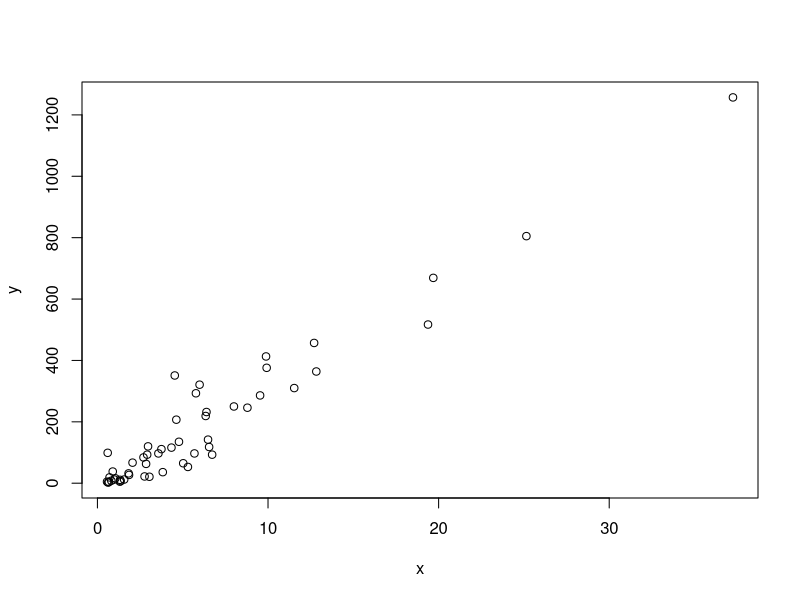
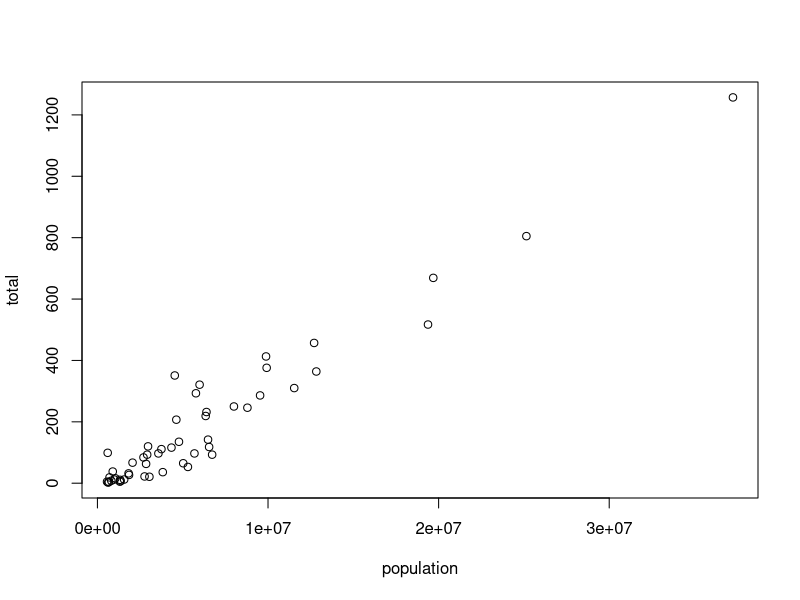
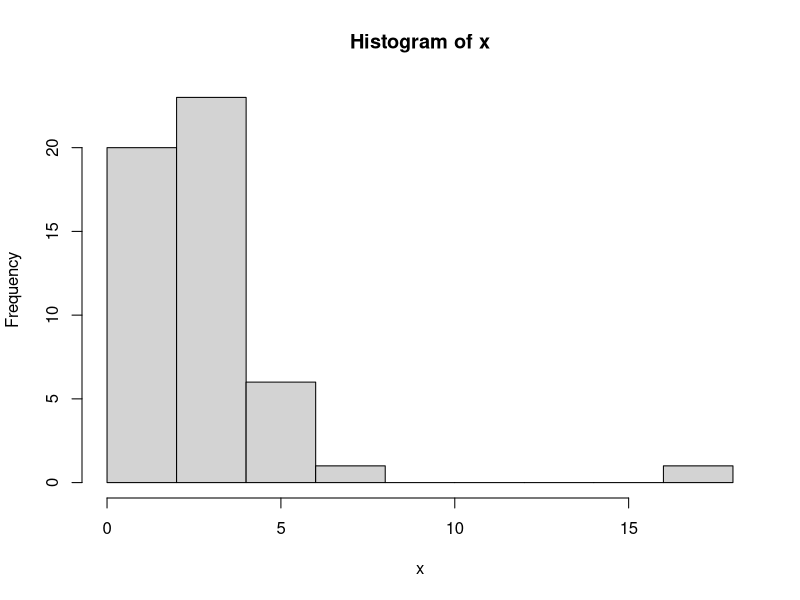
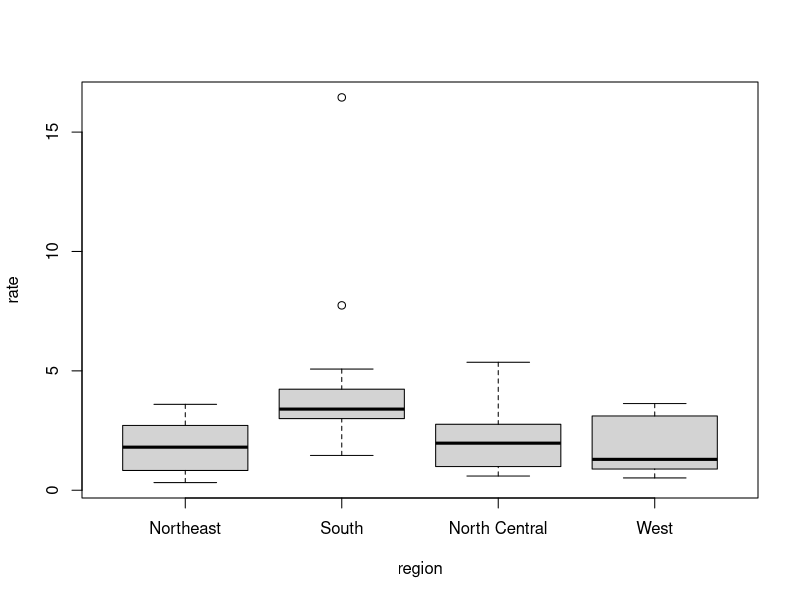
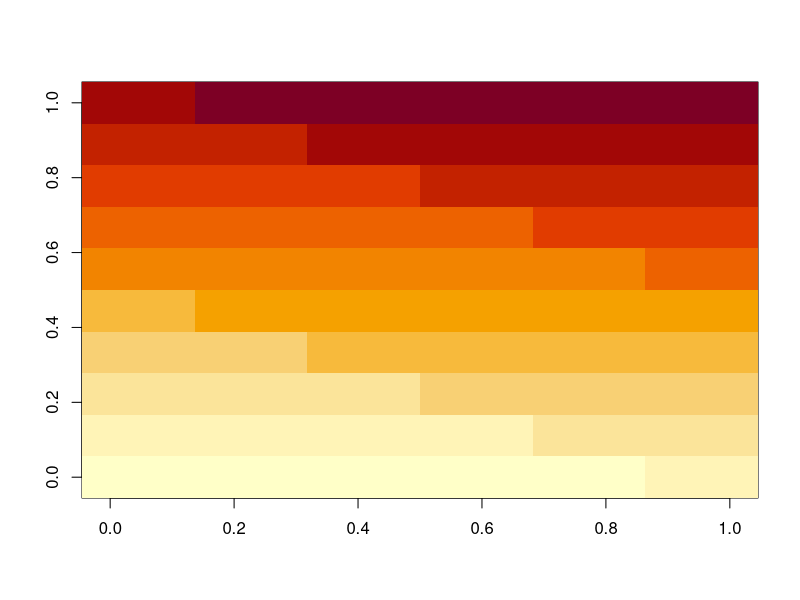
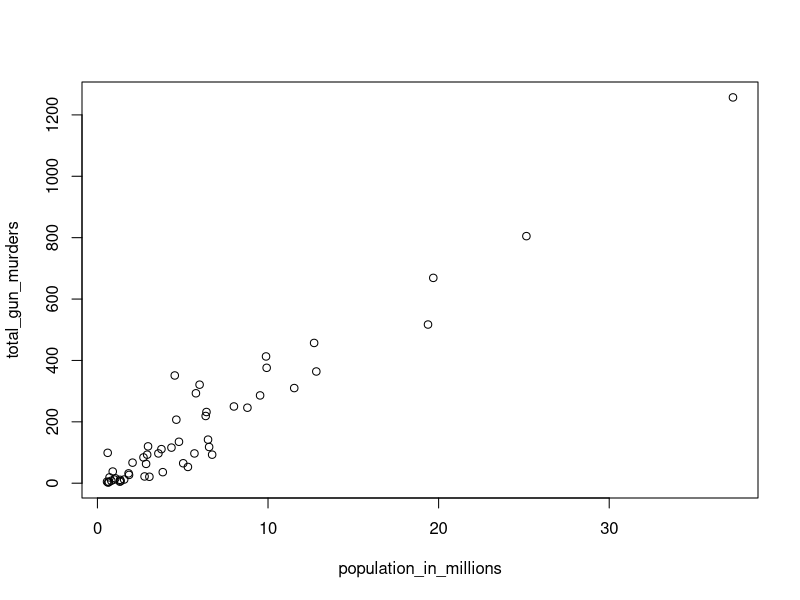
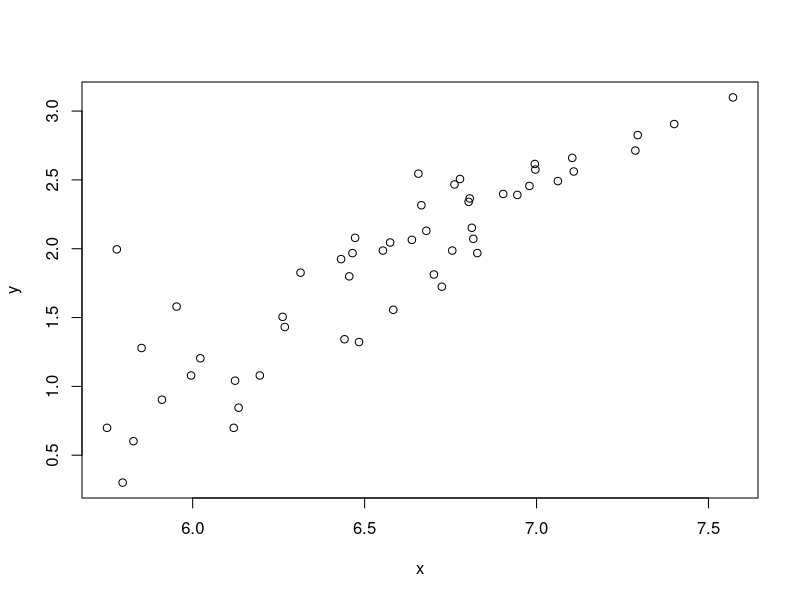
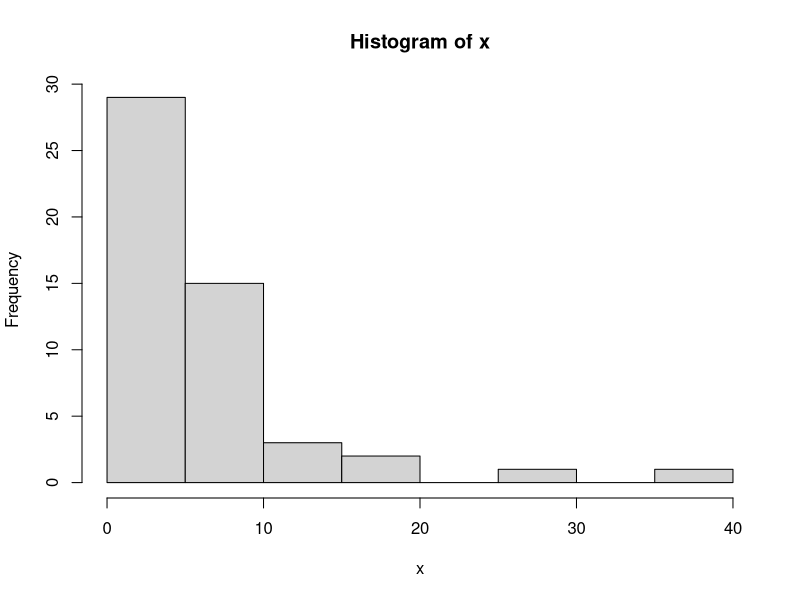

Reproduce these figures in R, in order.
## ---- chunk 1
a <- 1
b <- 1
c <- -1
## ---- chunk 2
a
#> [1]1
## ---- chunk 3
print(a)
#>[1]1
## ---- chunk 4
ls()
## ---- chunk 5
(-b + sqrt(b^2 - 4*a*c))/(2*a)

(-b - sqrt(b^2 - 4*a*c))/(2*a)
## ---- chunk 6
log(8)

log(a)
## ---- chunk 7
help("log")
## ---- chunk 8
?log
## ---- chunk 9
args(log)
## ---- chunk 10
log(8,base=2)
## ---- chunk 11
log(x=8,base=2)
## ---- chunk 12
log(8,2)
## ---- chunk 13
log(base=2,x=8)
## ---- chunk 14
2^3
## ---- chunk 15
help("+")
## ---- chunk 16
?"+"
## ---- chunk 17
help(">")
## ---- chunk 18
?">"
## ---- chunk 19
data()
## ---- chunk 20
co2
## ---- chunk 21
pi

Inf+1
## ---- chunk 22
solution_1 <- (-b + sqrt(b^2 - 4*a*c)) / (2*a)
solution_2 <- (-b - sqrt(b^2 - 4*a*c)) / (2*a)
## ---- chunk 23
a <- 3
b <- 2
c <- -1
(-b + sqrt(b^2 - 4*a*c)) / (2*a)
(-b - sqrt(b^2 - 4*a*c)) / (2*a)
## ---- chunk 24
## Code to compute solution to quadratic equation of the form ax^2 + bx + c
## define the variables
a <- 3 
b <- 2
c <- -1

## now compute the solution
(-b + sqrt(b^2 - 4*a*c)) / (2*a)
(-b - sqrt(b^2 - 4*a*c)) / (2*a)
## ---- chunk 25
#1
n <- 100
n*(n+1)
#2
n=100
x <- seq(1,n)
sum(x)
# sum is n(n+1)/2
## ---- chunk 26
n=1000
x<-seq(1,n)
sum(x)
## ---- chunk 27
n <- 1000
x <- seq(1, n)
sum(x)
## ---- chunk 28
help(seq)
help(sum)
# answer - b
## ---- chunk 29
log(base=10,x=10)
## ---- chunk 30
exp(log(x,base=2))
#answer - d
## ---- chunk 31
a<-2
class(a)

## ---- chunk 32
library(dslabs)
data(murders)
## ---- chunk 33
class(murders)
## ---- chunk 34
str(murders)
## ---- chunk 35
head(murders)
## ---- chunk 36
murders$population
## ---- chunk 37
names(murders)
## ---- chunk 38
pop <- murders$population
length(pop)
## ---- chunk 39
class(pop)
## ---- chunk 40
class(murders$state)
## ---- chunk 41
z <- 3==2
z
class(z)
## ---- chunk 42
?Comparison
## ---- chunk 43
class(murders$region)
## ---- chunk 44
levels(murders$region)
## ---- chunk 45
region <- murders$region
value <-murders$total
region <- reorder(region, value, FUN = sum)
levels(region)
## ---- chunk 46
record <- list(name = "John Doe",
               student_id = 1234,
               grades = c(95,82,91,97,93),
               final_grades = "A")
## ---- chunk 47
record
class(record)
## ---- chunk 48
record$student_id
## ---- chunk 49
record[["student_id"]]
## ---- chunk 50
record2 <- list("John Doe", 1234)
record2
## ---- chunk 51
record2[[1]]
## ---- chunk 52
mat <- matrix(1:12,4,3)
mat
## ---- chunk 53
mat[2,3]
## ---- chunk 54
mat[2,]
## ---- chunk 55
mat[,3]
## ---- chunk 56
mat[,2:3]
## ---- chunk 57
mat[1:2,2:3]
## ---- chunk 58
as.data.frame(mat)
## ---- chunk 59
data("murders")
murders[25,1]
murders[2:3,]
## ---- chunk 60
library(dslabs)
data(murders)
## ---- chunk 61
str(murders)

#answer - c
## ---- chunk 62
murders$abb

a <- murders$abb
class(a)

## ---- chunk 63
murders[["abb"]]

b <- murders[["abb"]]
a==b

identical(a,b)
## ---- chunk 64
class(murders$region)
## ---- chunk 65
levels(murders$region)
length(murders$region)
## ---- chunk 66
table(state.region)

table(region)
## ---- chunk 67
codes <- c(380,124,818)
codes
## ---- chunk 68
country <- c("italy","canada","egypt")
## ---- chunk 69
country <- c('italy', 'canada','egypt')
## ---- chunk 70
#country <- c(italy, canada, egypt)

#> Error 
## ---- chunk 71
codes <- c(italy=380, canada=124, egypt=818)
codes
## ---- chunk 72
class(codes)
## ---- chunk 73
names(codes)
## ---- chunk 74
codes <- c("italy"=380, "canada"=124, "egypt"=818)
codes
## ---- chunk 75
codes <- c(380,124,818)
country <- c("italy", "canada", "egypt")
names(codes) <- country
codes
## ---- chunk 76
seq(1,10)
## ---- chunk 77
seq(1,10,2)
## ---- chunk 78
1:10
## ---- chunk 79
class(1:10)
## ---- chunk 80
class(seq(1,10,0.5))
## ---- chunk 81
codes[2]
## ---- chunk 82
codes[c(1,3)]
## ---- chunk 83
codes[1:2]
## ---- chunk 84
codes["canada"]
codes[c("egypt","italy")]
## ---- chunk 85
x <- c(1,"canada",3)
## ---- chunk 86
x
class(x)
## ---- chunk 87
x <- 1:5
y <- as.character(x)
y
## ---- chunk 88
as.numeric(y)
## ---- chunk 89
x <- c("1", "b", "3")
as.numeric(x)
## ---- chunk 90
temp <- c(35,88,42,84,81,30)
city <- c("beijing", "lagos", "paris", "rio de janeiro", "san juan", "toronto")
names(temp) <- city
temp[1:3]
temp[c("paris","san juan")]

## ---- chunk 91
12:73
## ---- chunk 92
seq(1,100,2)
## ---- chunk 93
a <- seq(6,55,4/7)
length(a)
## ---- chunk 94
class(seq(1,10,0.5))

#answer - "numeric"
## ---- chunk 95
class(a <- seq(1,10))

#answer - "integer"
## ---- chunk 96
a <- class(1)
class(1L)
## ---- chunk 97
x <- c("1", "3","5")
as.integer(x)
## ---- chunk 98
library(dslabs)
data(murders)
sort(murders$total)
## ---- chunk 99
x <- c(31,4,15,92,65)
sort(x)
## ---- chunk 100
index <- order(x)
x[index]
## ---- chunk 101
x
order(x)
## ---- chunk 102
murders$state[1:6]
murders$abb[1:6]
## ---- chunk 103
ind <- order(murders$total)
murders$abb[ind]
## ---- chunk 104
max(murders$total)
## ---- chunk 105
i_max <- which.max(murders$total)
murders$state[i_max]
## ---- chunk 106
x <- c(31, 4, 15, 92, 65)
rank(x)
## ---- chunk 107
x <- c(1,2,3)
y <- c(10,20,30,40,50,60,70)
x+y
## ---- chunk 108
library(dslabs)
data("murders")
## ---- chunk 109
pop <- murders$population
sort(pop)
pop <- sort(pop)
pop[1]
## ---- chunk 110
index <- order(murders$population)
order(murders$population)
murders$abb[index]
## ---- chunk 111
which.min(murders$population)
## ---- chunk 112
pop <- murders$population
states <- murders$state
names(pop) <- states
min <- which.min(murders$population)
murders$state[min]
## ---- chunk 113
temp <- c(35,88,42,84,81,30)
city <- c("beijing","lagos","paris","rio de janeiro","san juan","toronto")
city_temps <- data.frame(name=city, temperature=temp)
city_temps
## ---- chunk 114
rank(murders$population)
ranks <- rank(murders$population)
states <- murders$state
my_df <- data.frame(name=states, rank=ranks)
my_df
## ---- chunk 115
ranks <- rank(murders$population)
states <- murders$state
ind <- order(murders$population)
my_df <-data.frame(states=states[ind],ranks=ranks[ind])
my_df
## ---- chunk 116
data("na_example")
str(na_example)
## ---- chunk 117
mean(na_example)
## ---- chunk 118
ind <- is.na(na_example)
num <-table(ind)
num
num[["TRUE"]]

sum(ind)
## ---- chunk 119
ind <- is.na(na_example)
num <- table(ind)
mean(na_example[!ind])
## ---- chunk 120
library(dslabs)
data("murders")
murders$state[which.max(murders$population)]
## ---- chunk 121
inches <- c(69,62,66,70,70,73,67,73,67,70)
## ---- chunk 122
inches*2.54
## ---- chunk 123
inches - 69
## ---- chunk 124
murder_rate <- murders$total/murders$population*100000
## ---- chunk 125
murders$abb[order(murder_rate)]
## ---- chunk 126
temp <- c(35,88,42,84,81,30)
city <- c("beijing", "lagos","paris","rio de janeiro","san juan","toronto")
city_temps <- data.frame(name=city,temperature=temp)
city_temps
## ---- chunk 127
temp <- c(35,88,42,84,81,30)
temp2 <- 5/9*(temp-32)
city <- c("beijing", "lagos","paris","rio de janeiro","san juan","toronto")
city_temps <- data.frame(name=city,temperature=temp2)
city_temps
## ---- chunk 128
x <- c(1:100)
sum(1/x^2)
## ---- chunk 129
murder_rate <- murders$total/murders$population*100000
mean(murder_rate)
## ---- chunk 130
library(dslabs)
data("murders")
## ---- chunk 131
murder_rate <- murders$total / murders$population * 100000 
## ---- chunk 132
ind <- murder_rate < 0.71
## ---- chunk 133
ind <- murder_rate <= 0.71
## ---- chunk 134
murders$state[ind]
## ---- chunk 135
sum(ind)
## ---- chunk 136
TRUE&TRUE
TRUE&FALSE
FALSE&FALSE
## ---- chunk 137
west <- murders$region == "West"
safe <- murder_rate <=1
ind <- safe & west
murders$state[ind]
## ---- chunk 138
ind <- which (murders$state == "California")
murder_rate[ind]
## ---- chunk 139
ind <- match(c("New York", "Florida", "Texas"), murders$state)
ind
## ---- chunk 140
murder_rate[ind]
## ---- chunk 141
c("Boston","Dakota","Washington")%in% murders$state
## ---- chunk 142
match(c("New York","Florida","Texas"),murders$state)

which(murders$state%in%c("New York", "Florida", "Texas"))
## ---- chunk 143
library(dslabs)
data(murders)
## ---- chunk 144
#1
murder_rate <- murders$total/murders$population*100000
low <- murder_rate <1
low
murders$state[low]

#2
which(low)
ind <- which(low)
murder_rate[ind]

#3
murders$state[low]
## ---- chunk 145
northeast <- murders$region == "Northeast"
murder_rate <- murders$total/murders$population*100000
low <- murder_rate <1
ind <- low & northeast
murders$state[ind]
## ---- chunk 146
murder_rate <- murders$total/murders$population*100000
average <- mean(murder_rate)
sum(murder_rate<average)
## ---- chunk 147
ind <- match(c("AK", "MI", "IA"),murders$abb)
murders$state[ind]

## ---- chunk 148
c("MA", "ME","MI","MO", "MU") %in% murders$abb
## ---- chunk 149
abb <- c("MA","MI","ME","MO","MU")
ind <- which(!abb%in%murders$abb)
abb[ind]
## ---- chunk 150
x <- murders$population / 10^6
y <- murders$total
plot(x,y)
## ---- chunk 151
with(murders, plot(population, total))
## ---- chunk 152
x <- with(murders, total/population*100000)
hist(x)
## ---- chunk 153
murders$state[which.max(x)]
## ---- chunk 154
murders$rate <- with(murders, total/population*100000)
boxplot(rate~region, data=murders)
## ---- chunk 155
x <- matrix(1:120,12,10)
image(x)
## ---- chunk 156
library(dslabs)
data(murders)
population_in_millions <- murders$population/10^6
total_gun_murders <- murders$total
plot(population_in_millions, total_gun_murders)
## ---- chunk 157
x <- log10(murders$population)
y <- log10(murders$total)
plot(x,y)
## ---- chunk 158
x <- murders$population/10^6
hist(x)
## ---- chunk 159
boxplot(population~region, data=murders)
